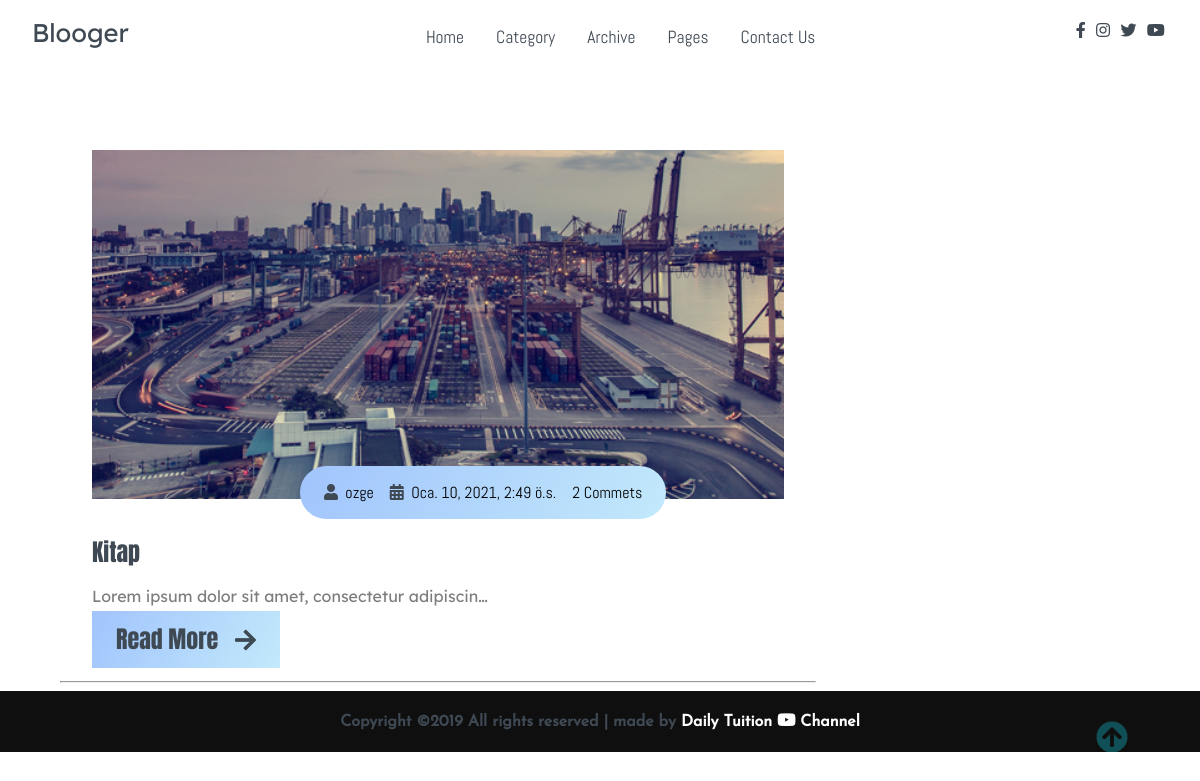
The app's page /cat/kitap with its own data.
### blog/models.py (models this page shows, shortened)
class Post(models.Model):
    category = models.ForeignKey(Category,on_delete=models.CASCADE)
    user = models.ForeignKey('auth.User', related_name='post', on_delete=models.CASCADE)
    title = models.CharField(max_length=120, verbose_name='Başlık')
    content = models.TextField(verbose_name='İçerik')
    publishing_date =models.DateTimeField(verbose_name='Yayınlanma Tarihi', auto_now_add=True)
    image = models.ImageField(null=True, blank=True, upload_to='post')
    slug = models.SlugField(editable=False, unique=True)
    read = models.IntegerField(default = 0) #popüler post için
    def get_absolute_url(self):
        return reverse('detail', kwargs={'slug': self.slug})
    class Meta:
        ordering  = ['-publishing_date', 'id']

### blog/views.py (the view)
# urls.py: path('cat/<slug:category_slug>', category_show, name='category_show'),
def category_show(request, category_slug):
    context = dict()
    context['category'] = get_object_or_404(
        Category, slug=category_slug,
    )
    context['items'] = Post.objects.filter(
        category=context['category'],
    )
    return render(request, 'category_show.html', context)

### templates/category_show.html
{% extends 'base.html' %}
{% load static %}
{% block content %}
    <main>
        <br><br><br>
        <section class="container">
            <div class="site-content">
                <div class="posts">
                   {% for post in items %}
                    <div class="post-content" data-aos="zoom-in" data-aos-delay="200">
                        <div class="post-image">
                            <div>
                                <img src="{{ post.image.url }}" class="img" alt="blog1">
                            </div>
                            <div class="post-info flex-row">
                                <span><i class="fas fa-user text-gray"></i>&nbsp;&nbsp;{{post.user}}</span>
                                <span><i class="fas fa-calendar-alt text-gray"></i>&nbsp;&nbsp;{{post.publishing_date}}</span>
                                <span>2 Commets</span>
                            </div>
                        </div>
                        <div class="post-title">
                            <a href="#">{{post.title}}</a>
                            <p>{{post.content|truncatechars:50}}
                            </p>
                            <a href="{{post.get_absolute_url}}" class="btn post-btn">Read More &nbsp; <i class="fas fa-arrow-right"></i></a>
                        </div>
                    </div>
                    <hr>
                   {% endfor %}
                </div>
            </div>
        </section>
    </main>
 {% endblock %}

### static/css/all.css (style rules this page uses)
.fa, .fas, .far, .fal, .fad, .fab { -moz-osx-font-smoothing: grayscale; -webkit-font-smoothing: antialiased; display: inline-block; font-style: normal; font-variant: normal; text-rendering: auto; line-height: 1; }
.fa-arrow-right:before { content: "\f061"; }
.fa-calendar-alt:before { content: "\f073"; }
.fa-user:before { content: "\f007"; }
.fa, .fas { font-family: 'Font Awesome 5 Free'; font-weight: 900; }

### static/css/Style.css (style rules this page uses)
html, body { margin: 0%; box-sizing: border-box; overflow-x: hidden; }
:root { --text-gray: #3f4954; --text-light : #686666da; --bg-color: #0f0f0f; --white: #ffffff; --midnight: #104f55; --sky: linear-gradient(120deg, #a1c4fd 0%, #c2e9fb 100%); --Abel: 'Abel', cursive; --Anton: 'Anton', cursive; --Josefin : 'Josefin', cursive; --Lexend: 'Lexend', cursive; --Livvic : 'Livvic', cursive; }
a { text-decoration: none; color: var(--text-gray); }
.flex-row { display: flex; flex-direction: row; flex-wrap: wrap; }
span { font-family: var(--Abel); }
.container { margin: 0 5vw; }
.text-gray { color: var(--text-gray); }
p { font-family: var(--Lexend); color: var(--text-light); }
main .site-content { display: grid; grid-template-columns: 70% 30%; }
main .post-content { width: 100%; }
main .site-content .post-content > .post-image, .post-title { padding: 1rem 2rem; position: relative; }
main .site-content .post-content > .post-image .post-info { background: var(--sky); padding: 1rem; position: absolute; bottom: 0%; left: 20vw; border-radius: 3rem; }
main .site-content .post-content > .post-image > div { overflow: hidden; }
main .site-content .post-content > .post-image .img { width: 100%; transition: all 1s ease; }
main .site-content .post-content > .post-image .post-info span { margin: 0 .5rem; }
main .post-content .post-title a { font-family: var(--Anton); font-size: 1.5rem; }
.site-content .post-content .post-title .post-btn { border-radius: 0; padding: .7rem 1.5rem; background: var(--sky); }

### records on screen
Post: image (picture), user "ozge", publishing_date "Oca. 10, 2021, 2:49 ö.s.", title "Kitap", content "Lorem ipsum dolor sit amet, consectetur adipiscin…"
